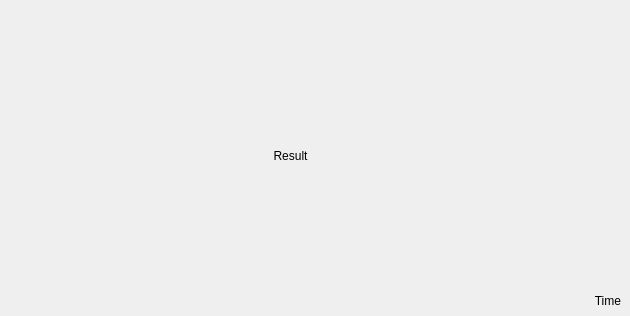
<?xml version="1.0" encoding="UTF-8"?>
<ui version="4.0">
 <class>Form</class>
 <widget class="QWidget" name="Form">
  <property name="geometry">
   <rect>
    <x>0</x>
    <y>0</y>
    <width>630</width>
    <height>316</height>
   </rect>
  </property>
  <property name="windowTitle">
   <string>Второе окно</string>
  </property>
  <widget class="QLabel" name="resultLabel">
   <property name="geometry">
    <rect>
     <x>130</x>
     <y>130</y>
     <width>321</width>
     <height>51</height>
    </rect>
   </property>
   <property name="font">
    <font>
     <stylestrategy>PreferDefault</stylestrategy>
    </font>
   </property>
   <property name="text">
    <string>Result</string>
   </property>
   <property name="alignment">
    <set>Qt::AlignCenter</set>
   </property>
  </widget>
  <widget class="QLabel" name="time">
   <property name="geometry">
    <rect>
     <x>310</x>
     <y>290</y>
     <width>311</width>
     <height>21</height>
    </rect>
   </property>
   <property name="text">
    <string>Time</string>
   </property>
   <property name="alignment">
    <set>Qt::AlignRight|Qt::AlignTrailing|Qt::AlignVCenter</set>
   </property>
   <property name="margin">
    <number>5</number>
   </property>
  </widget>
 </widget>
 <resources/>
 <connections/>
</ui>
